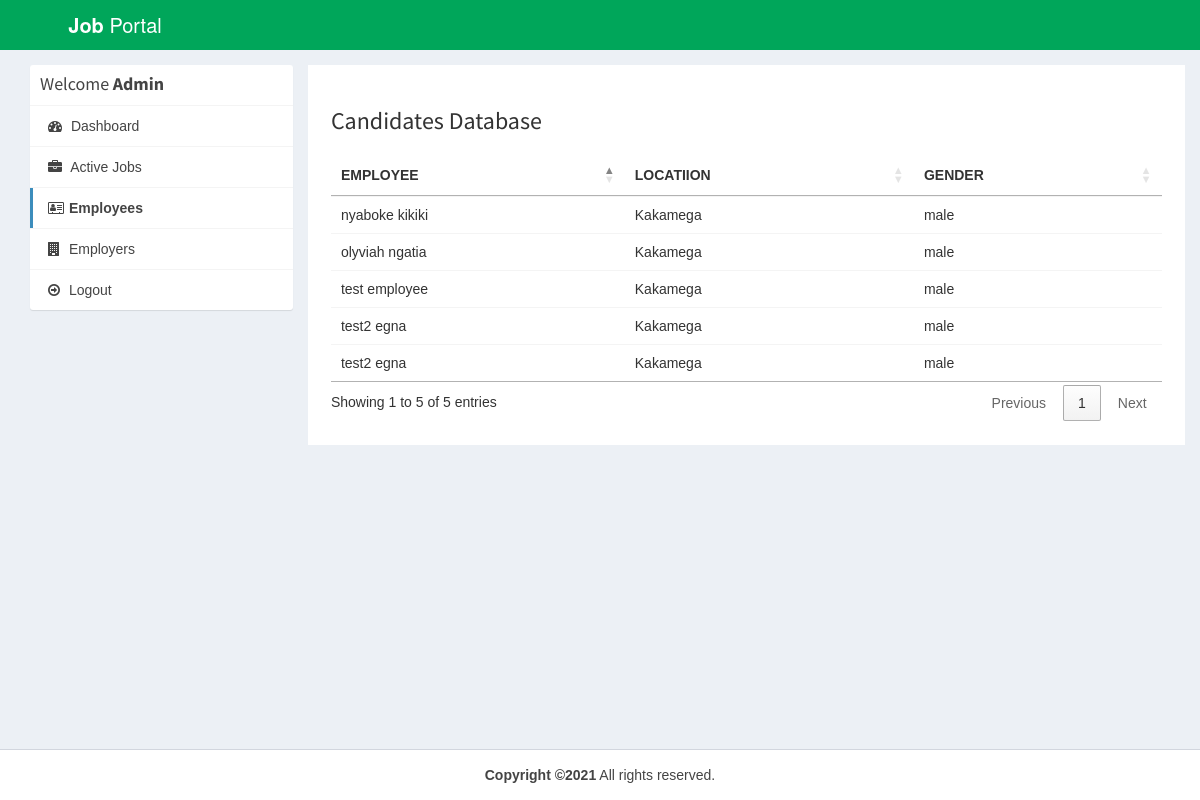
Page /admin/applications.php (signed in) on the committed database.
### tables this page shows
CREATE TABLE `employees` (
  `id_user` int(11) NOT NULL,
  `firstname` varchar(20) NOT NULL,
  `lastname` varchar(20) NOT NULL,
  `email` varchar(20) NOT NULL,
  `location` varchar(20) NOT NULL,
  `gender` varchar(20) NOT NULL,
  `phone` int(11) NOT NULL,
  `password` varchar(200) NOT NULL,
  `active` int(11) DEFAULT 1
);

### admin/applications.php (the view, shortened to what this page needs)
<?php
require_once("../db.php");
?>
<!DOCTYPE html>
<html>
<head>
  <link rel="stylesheet" href="https://cdnjs.cloudflare.com/ajax/libs/twitter-bootstrap/3.3.7/css/bootstrap.min.css">
  <link rel="stylesheet" href="https://cdnjs.cloudflare.com/ajax/libs/font-awesome/4.7.0/css/font-awesome.min.css">
  <link rel="stylesheet" href="https://cdnjs.cloudflare.com/ajax/libs/ionicons/2.0.1/css/ionicons.min.css">
  <link rel="stylesheet" href="https://cdn.datatables.net/1.10.15/css/jquery.dataTables.min.css">
  <link rel="stylesheet" href="../css/AdminLTE.min.css">
  <link rel="stylesheet" href="../css/_all-skins.min.css">
  <link rel="stylesheet" href="../css/custom.css">
</head>
<body class="hold-transition skin-green sidebar-mini">
  <div class="wrapper">
    <header class="main-header">
      <a href="index.php" class="logo logo-bg">
        <span class="logo-lg"><b>Job</b> Portal</span>
      </a>
      <nav class="navbar navbar-static-top">
      </nav>
    </header>
    <div class="content-wrapper" style="margin-left: 0px;">
      <section id="candidates" class="content-header">
        <div class="container">
          <div class="row">
            <div class="col-md-3">
              <div class="box box-solid">
                <div class="box-header with-border">
                  <h3 class="box-title">Welcome <b>Admin</b></h3>
                </div>
                <div class="box-body no-padding">
                  <ul class="nav nav-pills nav-stacked">
                    <li><a href="dashboard.php"><i class="fa fa-dashboard"></i> Dashboard</a></li>
                    <li><a href="active-jobs.php"><i class="fa fa-briefcase"></i> Active Jobs</a>
                    </li>
                    <li class="active"><a href="applications.php"><i class="fa fa-address-card-o"></i>Employees</a></li>
                    <li><a href="companies.php"><i class="fa fa-building"></i> Employers</a></li>
                    <li><a href="../logout.php"><i class="fa fa-arrow-circle-o-right"></i>
                        Logout</a></li>
                  </ul>
                </div>
              </div>
            </div>
            <div class="col-md-9 bg-white padding-2">
              <h3>Candidates Database</h3>
              <div class="row margin-top-20">
                <div class="col-md-12">
                  <div class="box-body table-responsive no-padding">
                    <table id="example2" class="table table-hover">
                      <thead>
                        <th>EMPLOYEE</th>
                        <th>LOCATIION</th>
                        <th>GENDER</th>
                      </thead>
                      <tbody>
                        <?php
                        $sql = "SELECT * FROM employees";
                        $result = $conn->query($sql);
                        if ($result->num_rows > 0) {
                          while ($row = $result->fetch_assoc()) {
                        ?>
                            <tr>
                              <td><?php echo $row['firstname'] . ' ' . $row['lastname']; ?></td>
                              <td><?php echo $row['location']; ?></td>
                              <td><?php echo $row['gender']; ?></td>
                            </tr>
                        <?php
                          }
                        }
                        ?>
                      </tbody>
                    </table>
                  </div>
                </div>
              </div>
            </div>
          </div>
        </div>
      </section>
    </div>
    <footer class="main-footer" style="margin-left: 0px;">
      <div class="text-center">
        <strong>Copyright &copy;2021</strong> All
        rights
        reserved.
      </div>
    </footer>
  </div>
</body>
</html>

### css/custom.css (style rules this page uses)
body { font-family: 'Nunito', sans-serif; font-family: 'Nunito Sans', sans-serif; }
.logo-bg { background-color: #00A65A !important; }
.margin-top-20 { margin-top: 20px; }
.padding-2 { padding: 2%; }
.bg-white { background-color: #fff; }

### rows in the picture
employees: firstname "olyviah", lastname "ngatia", location "Kakamega", gender "male"
employees: firstname "test", lastname "employee", location "Kakamega", gender "male"
employees: firstname "nyaboke", lastname "kikiki", location "Kakamega", gender "male"
employees: firstname "test2", lastname "egna", location "Kakamega", gender "male"
employees: firstname "test2", lastname "egna", location "Kakamega", gender "male"
